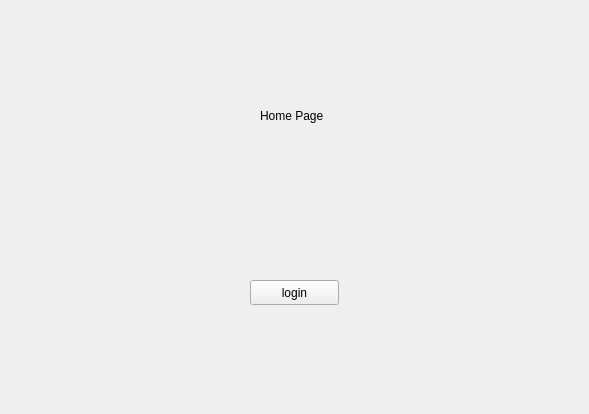
<?xml version="1.0" encoding="UTF-8"?>
<ui version="4.0">
 <class>MainWindow</class>
 <widget class="QMainWindow" name="MainWindow">
  <property name="geometry">
   <rect>
    <x>0</x>
    <y>0</y>
    <width>589</width>
    <height>414</height>
   </rect>
  </property>
  <property name="windowTitle">
   <string>MainWindow</string>
  </property>
  <widget class="QWidget" name="centralwidget">
   <widget class="QStackedWidget" name="stackedWidget">
    <property name="geometry">
     <rect>
      <x>50</x>
      <y>30</y>
      <width>461</width>
      <height>291</height>
     </rect>
    </property>
    <property name="currentIndex">
     <number>0</number>
    </property>
    <widget class="QWidget" name="page">
     <widget class="QPushButton" name="login">
      <property name="geometry">
       <rect>
        <x>200</x>
        <y>250</y>
        <width>89</width>
        <height>25</height>
       </rect>
      </property>
      <property name="text">
       <string>login</string>
      </property>
     </widget>
     <widget class="QLabel" name="label">
      <property name="geometry">
       <rect>
        <x>210</x>
        <y>70</y>
        <width>91</width>
        <height>31</height>
       </rect>
      </property>
      <property name="text">
       <string>Home Page</string>
      </property>
     </widget>
    </widget>
    <widget class="QWidget" name="page_2">
     <widget class="QPushButton" name="pushButton_4">
      <property name="geometry">
       <rect>
        <x>190</x>
        <y>250</y>
        <width>89</width>
        <height>25</height>
       </rect>
      </property>
      <property name="text">
       <string>back</string>
      </property>
     </widget>
     <widget class="QLabel" name="label_2">
      <property name="geometry">
       <rect>
        <x>200</x>
        <y>150</y>
        <width>67</width>
        <height>17</height>
       </rect>
      </property>
      <property name="text">
       <string>Page 1</string>
      </property>
     </widget>
    </widget>
    <widget class="QWidget" name="page_3">
     <widget class="QPushButton" name="pushButton_5">
      <property name="geometry">
       <rect>
        <x>180</x>
        <y>240</y>
        <width>89</width>
        <height>25</height>
       </rect>
      </property>
      <property name="text">
       <string>back</string>
      </property>
     </widget>
     <widget class="QLabel" name="label_3">
      <property name="geometry">
       <rect>
        <x>190</x>
        <y>130</y>
        <width>67</width>
        <height>17</height>
       </rect>
      </property>
      <property name="text">
       <string>Page 2</string>
      </property>
     </widget>
    </widget>
   </widget>
  </widget>
 </widget>
 <resources/>
 <connections/>
</ui>
